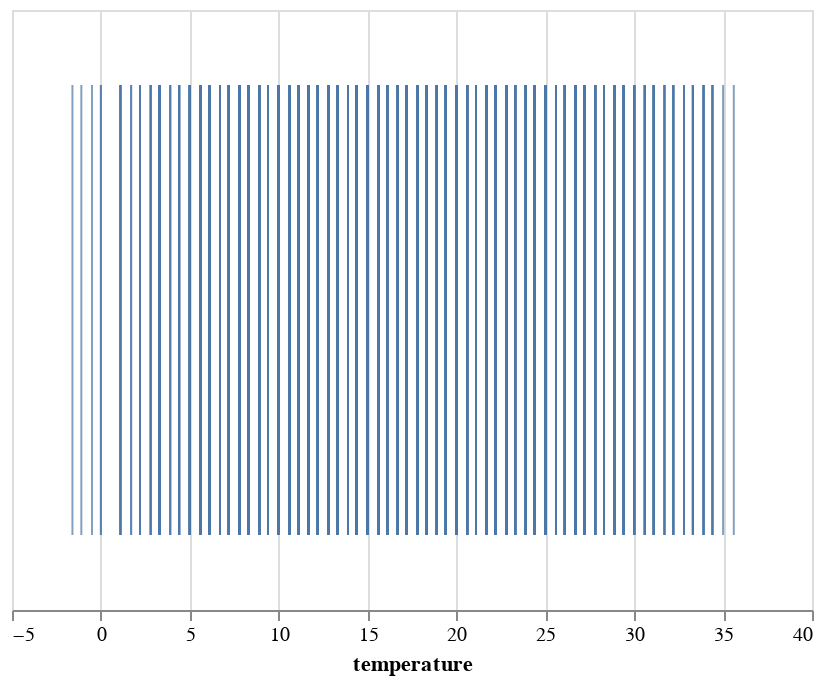

Notebook code cell kept with this figure:
### Markdown cell above
Back to the strip plot:

### Code cell
alt.Chart(df).mark_tick().encode(x=alt.X('temperature'))

### Figure 1 — Vega-Lite specification as saved in the notebook (floating-point values rounded to 4 significant figures; data arrays with more than 128 entries replaced by an {"elided": "..."} marker saying what was removed)
{"$schema": "https://vega.github.io/schema/vega-lite/v3.2.1.json", "config": {"mark": {"tooltip": null}, "view": {"height": 300, "width": 400}}, "data": {"name": "data-d4a756336a072a66ce3177ae223f1a37"}, "datasets": {"data-d4a756336a072a66ce3177ae223f1a37": {"elided": "1461 records"}}, "encoding": {"x": {"field": "temperature", "type": "quantitative"}}, "mark": "tick"}
